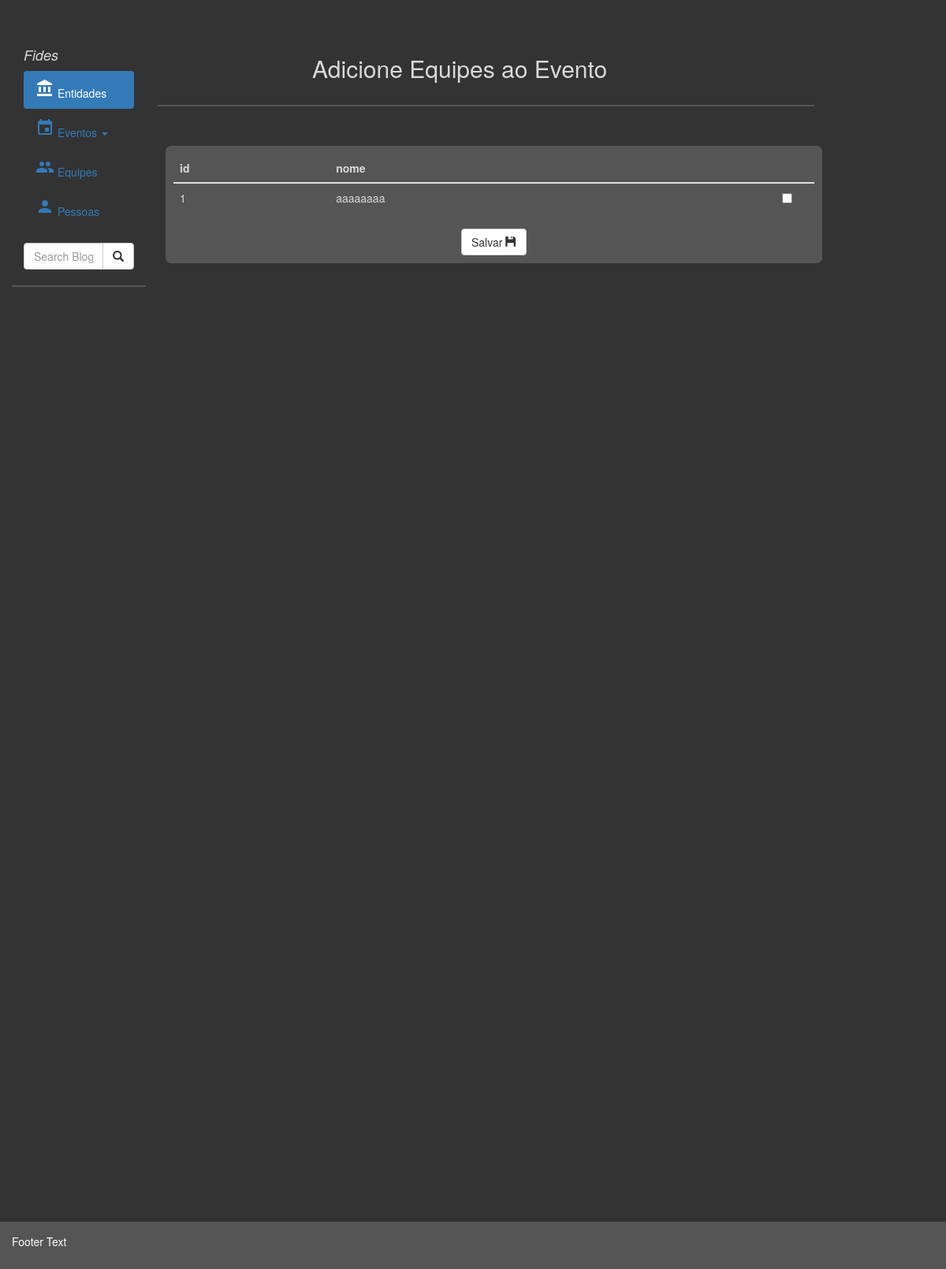
/form-event-team/30, run on an earlier commit of the app's database.
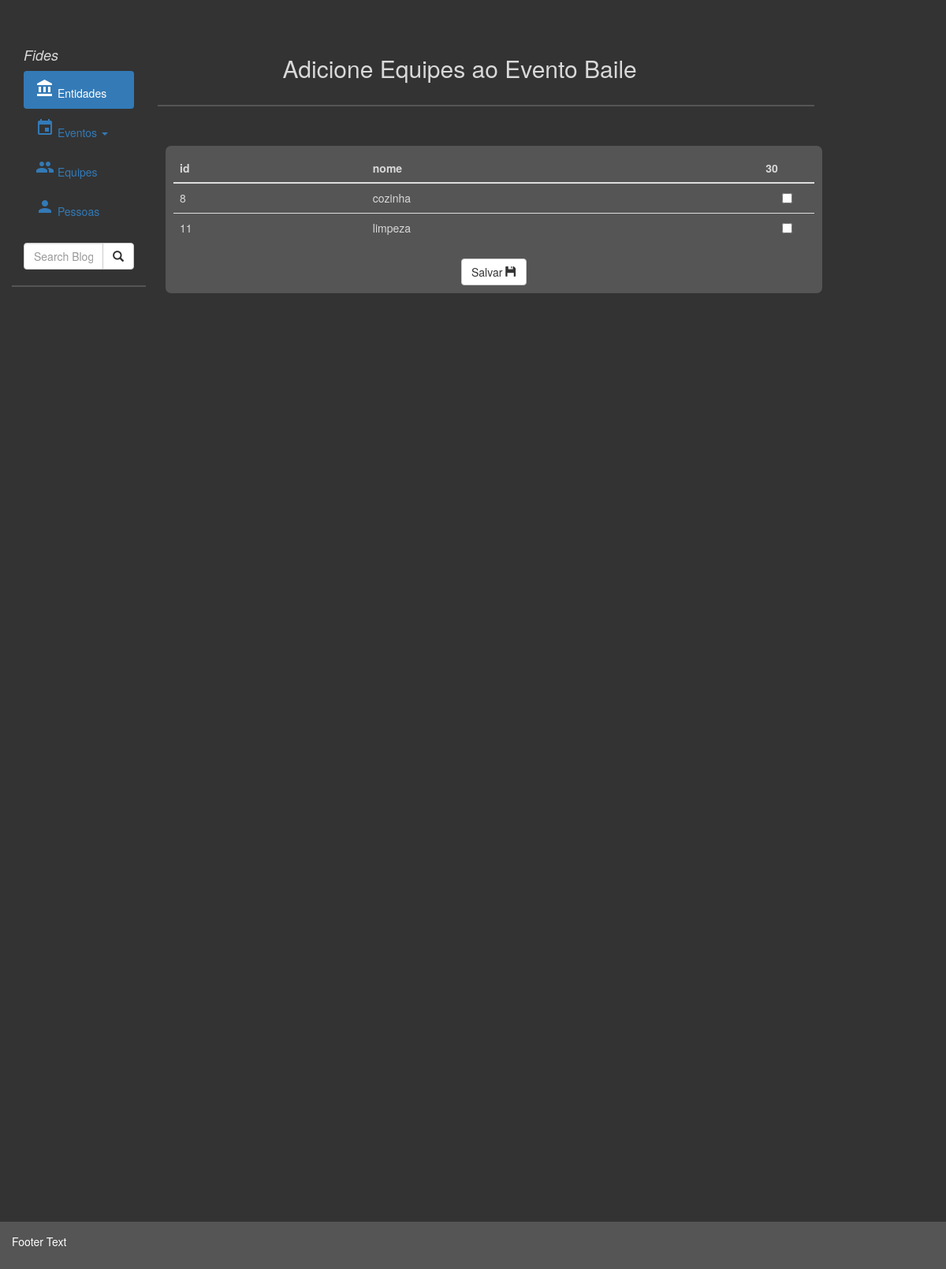
And on a later commit of the database.
### tables this page shows
CREATE TABLE `teams` (
  `id_team` int(11) NOT NULL,
  `name_team` varchar(45) NOT NULL
);

CREATE TABLE `events` (
  `id_event` int(11) NOT NULL,
  `name_event` varchar(45) NOT NULL,
  `start_date` date DEFAULT NULL,
  `end_date` date DEFAULT NULL,
  `adress` varchar(45) DEFAULT NULL,
  `cep` varchar(45) DEFAULT NULL,
  `phone` varchar(45) DEFAULT NULL,
  `neighborhood` varchar(45) DEFAULT NULL,
  `id_city` int(11) NOT NULL,
  `id_state` int(11) NOT NULL,
  `id_entitie` int(11) NOT NULL
);

### application/libraries/Template.php (called while the page is built)
<?php if ( ! defined('BASEPATH')) exit('No direct script access allowed');
class Template {
		var $template_data = array();
		function set($name, $value)
		{
			$this->template_data[$name] = $value;
		}
		function load($template = '', $view = '' , $view_data = array(), $return = FALSE)
		{
			$this->CI =& get_instance();
			$this->set('contents', $this->CI->load->view($view, $view_data, TRUE));
			return $this->CI->load->view($template, $this->template_data, $return);
		}
}

### application/controllers/eventController.php (called while the page is built, shortened)
<?php
class eventController extends CI_Controller {
	public function call_eventTeamCreateView($id_event){
		$dados['formerror']= NULL;
		$dados['events'] = $this->eventModel->getOne($id_event)->result();
		$dados['teams'] = $this->teamModel->get()->result();
		 $this->template->load('template/templateHeader', 'event/eventTeamCreateView',$dados);
	}
}

### index.php (called while the page is built, shortened)
<?php
require_once BASEPATH.'core/CodeIgniter.php';

### application/models/teamModel.php (called while the page is built, shortened)
<?php
class teamModel extends CI_Model {
	public function get(){
		$this->db->order_by('name_team','asc');
		return $this->db->get('teams');
	}
}

### application/models/eventModel.php (called while the page is built, shortened)
<?php
class eventModel extends CI_Model {
	public function getOne($event){
		$this->db->select('*');
		$this->db->join('states', 'events.id_state = states.id_state','inner');
		$this->db->join('cities', 'events.id_city = cities.id_city','inner');
		$this->db->join('entities', 'events.id_entitie = entities.id_entitie','inner');
		$this->db->where('id_event', $event);
		$this->db->limit(1);
	   return $this->db->get('events');
	}
}

### application/views/event/eventTeamCreateView.php (the view, shortened to what this page needs)
<?php foreach ($events as $ev) {
  $id_event = $ev->id_event;
  $name_event = $ev->name_event;
}
?>
  <div class="row">
    <div class="col-sm-10 text-center div-barra">
        <div class="col-md-11" >
           <h2><font color="#d9d9d9">Adicione Equipes ao Evento <?= $name_event; ?></font></h2>
        </div>
    </div>
      <div class="col-sm-10 div-mold" style="margin-top:50px;">
       <form action="<?= base_url('create-event-team/'.$id_event)?>" method="POST">
          <div class="table-responsive">
             <table class="table table-condesed">
              <thead>
                <tr>
                  <th><font color="#d9d9d9">id</font></th>
                  <th><font color="#d9d9d9">nome</font></th>
                   <th><font color="#d9d9d9"><?= $id_event;?></font></th>
                </tr>
              </thead>
              <tbody>
               <?php foreach ($teams as $tm) { ?>
                <tr>
                  <td><font color="#d9d9d9"><?= $tm->id_team;?></font></td>
                  <td><font color="#d9d9d9"><?= $tm->name_team;?></font></td>
                  <td align="center" width="70">
                          <input type="checkbox" name="selecao[]" value="<?=$tm->id_team;?>"/>
                  </td>
                </tr>
                <?php } ?>
              </tbody>
            </table>
          </div>
          <div class="col-sm-12 text-center">
                <button type="submit" class="btn btn-default">Salvar <span class="glyphicon glyphicon-floppy-disk"></span></button>
          </div>
        </form>
      </div>
   </div>

What changed in the data, as far as the page shows it:
removed teams: id_team "1", name_team "aaaaaaaa"
added events: name_event "Baile", id_event "30"
added teams: id_team "8", name_team "cozinha"
added teams: id_team "11", name_team "limpeza"
